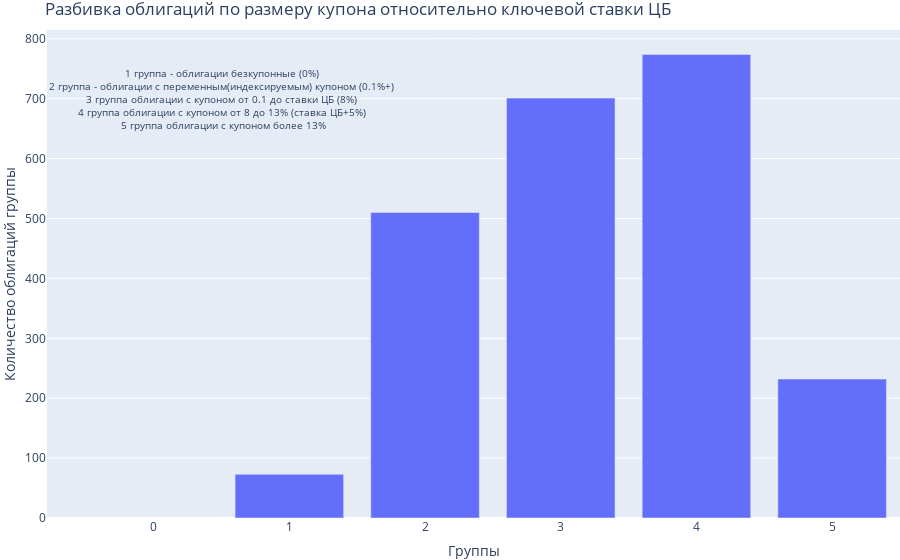

The notebook cell saved with this chart:
### Code cell
# строим график №2
t1 = pd.DataFrame(bond[['stavka']].value_counts().reset_index()).sort_values('stavka')
t1.columns = ['stavka', 'count']
t1.index = range(1,t1.shape[0]+1)
fig = px.bar(t1, x = t1.index, y = 'count')
fig.update_layout(legend_orientation="h",
                  legend=dict(x=.5, xanchor="center"),
                  title="Разбивка облигаций по размеру купона относительно ключевой ставки ЦБ",
                  xaxis_title="Группы", 
                  yaxis_title="Количество облигаций группы",
                  margin=dict(l=0, r=0, t=30, b=0),
                  annotations=[dict(text='1 группа - облигации безкупонные (0%)<br>2 группа - облигации с переменным(индексируемым) купоном (0.1%+)<br>3 группа облигации с купоном от 0.1 до ставки ЦБ (8%)<br>4 группа облигации с купоном от 8 до 13% (ставка ЦБ+5%)<br> 5 группа облигации с купоном более 13%', x=0.5, y=700, font_size=10, showarrow=False)]
                 
                 )

fig.show()

### Figure 1 — Plotly figure (JSON) as saved in the notebook; plotly's stock layout.template omitted (floating-point values rounded to 4 significant figures)
{"data": [{"alignmentgroup": "True", "hovertemplate": "index=%{x}<br>count=%{y}<extra></extra>", "legendgroup": "", "marker": {"color": "#636efa", "pattern": {"shape": ""}}, "name": "", "offsetgroup": "", "orientation": "v", "showlegend": false, "textposition": "auto", "type": "bar", "x": [1, 2, 3, 4, 5], "xaxis": "x", "y": [73, 510, 701, 774, 232], "yaxis": "y"}], "layout": {"annotations": [{"font": {"size": 10}, "showarrow": false, "text": "1 группа - облигации безкупонные (0%)<br>2 группа - облигации с переменным(индексируемым) купоном (0.1%+)<br>3 группа облигации с купоном от 0.1 до ставки ЦБ (8%)<br>4 группа облигации с купоном от 8 до 13% (ставка ЦБ+5%)<br> 5 группа облигации с купоном более 13%", "x": 0.5, "y": 700}], "barmode": "relative", "legend": {"orientation": "h", "tracegroupgap": 0, "x": 0.5, "xanchor": "center"}, "margin": {"b": 0, "l": 0, "r": 0, "t": 30}, "title": {"text": "Разбивка облигаций по размеру купона относительно ключевой ставки ЦБ"}, "xaxis": {"anchor": "y", "domain": [0, 1], "title": {"text": "Группы"}}, "yaxis": {"anchor": "x", "domain": [0, 1], "title": {"text": "Количество облигаций группы"}}}}
